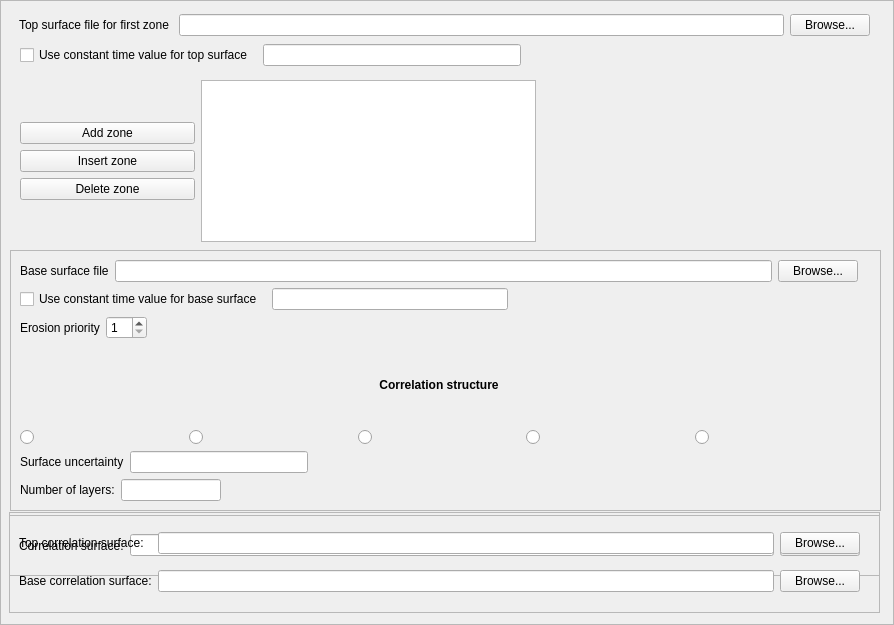
           <widget class="QFrame" name="multizoneInversionFrame">
            <property name="sizePolicy">
             <sizepolicy hsizetype="Fixed" vsizetype="Expanding">
              <horstretch>0</horstretch>
              <verstretch>0</verstretch>
             </sizepolicy>
            </property>
            <property name="minimumSize">
             <size>
              <width>894</width>
              <height>625</height>
             </size>
            </property>
            <property name="frameShape">
             <enum>QFrame::StyledPanel</enum>
            </property>
            <property name="frameShadow">
             <enum>QFrame::Raised</enum>
            </property>
            <widget class="QWidget" name="gridLayoutWidget_2">
             <property name="geometry">
              <rect>
               <x>19</x>
               <y>10</y>
               <width>851</width>
               <height>31</height>
              </rect>
             </property>
             <layout class="QGridLayout" name="gridLayout_2">
              <item row="0" column="0">
               <widget class="QLabel" name="topSurfaceFileLabel">
                <property name="toolTip">
                 <string>&lt;qt&gt;The time top surface file.</string>
                </property>
                <property name="text">
                 <string>Top surface file for first zone </string>
                </property>
               </widget>
              </item>
              <item row="0" column="1">
               <widget class="QLineEdit" name="topSurfaceFileLineEdit">
                <property name="toolTip">
                 <string>&lt;qt&gt;The time top surface file.</string>
                </property>
               </widget>
              </item>
              <item row="0" column="2">
               <widget class="QPushButton" name="topSurfaceFileBrowsePushButton">
                <property name="toolTip">
                 <string>&lt;qt&gt;The time top surface file.</string>
                </property>
                <property name="text">
                 <string>Browse...</string>
                </property>
               </widget>
              </item>
             </layout>
            </widget>
            <widget class="QWidget" name="horizontalLayoutWidget_3">
             <property name="geometry">
              <rect>
               <x>20</x>
               <y>80</y>
               <width>851</width>
               <height>162</height>
              </rect>
             </property>
             <layout class="QHBoxLayout" name="horizontalLayout_4">
              <item>
               <layout class="QVBoxLayout" name="verticalLayout">
                <item>
                 <layout class="QGridLayout" name="gridLayout_6">
                  <item row="0" column="0">
                   <widget class="QPushButton" name="addZonePushButton">
                    <property name="minimumSize">
                     <size>
                      <width>175</width>
                      <height>0</height>
                     </size>
                    </property>
                    <property name="toolTip">
                     <string>Add a new zone to the inversion. The zones have to be given in descending order in the reservoir. The added zone is the zone furthest down in the model/reservoir, and must have a surface uncertainty equal to zero.</string>
                    </property>
                    <property name="text">
                     <string>Add zone</string>
                    </property>
                   </widget>
                  </item>
                  <item row="2" column="0">
                   <widget class="QPushButton" name="deleteZonePushButton">
                    <property name="toolTip">
                     <string>&lt;qt&gt;Delete a zone in the multizone background model. </string>
                    </property>
                    <property name="text">
                     <string>Delete zone</string>
                    </property>
                   </widget>
                  </item>
                  <item row="1" column="0">
                   <layout class="QHBoxLayout" name="horizontalLayout_18">
                    <item>
                     <widget class="QPushButton" name="insertZonePushButton">
                      <property name="toolTip">
                       <string>&lt;qt&gt;Insert a new zone in the multizone background model. The zone will be inserted above the currently marked zone. The zones have to be given in descending order in the reservoir. The inserted zone must be placed correctly according to its location.</string>
                      </property>
                      <property name="text">
                       <string>Insert zone</string>
                      </property>
                     </widget>
                    </item>
                   </layout>
                  </item>
                 </layout>
                </item>
               </layout>
              </item>
              <item>
               <widget class="QListWidget" name="zoneListWidget">
                <property name="sizePolicy">
                 <sizepolicy hsizetype="Expanding" vsizetype="Expanding">
                  <horstretch>0</horstretch>
                  <verstretch>0</verstretch>
                 </sizepolicy>
                </property>
                <property name="toolTip">
                 <string>List of all zones in the multizone background model. The zone order corresponds to the zone order in the reservoar.</string>
                </property>
                <property name="editTriggers">
                 <set>QAbstractItemView::AllEditTriggers</set>
                </property>
               </widget>
              </item>
              <item>
               <layout class="QHBoxLayout" name="horizontalLayout_17">
                <item>
                 <spacer name="horizontalSpacer_13">
                  <property name="orientation">
                   <enum>Qt::Horizontal</enum>
                  </property>
                  <property name="sizeHint" stdset="0">
                   <size>
                    <width>12</width>
                    <height>20</height>
                   </size>
                  </property>
                 </spacer>
                </item>
               </layout>
              </item>
             </layout>
            </widget>
            <widget class="QFrame" name="zoneFrame">
             <property name="geometry">
              <rect>
               <x>10</x>
               <y>250</y>
               <width>871</width>
               <height>261</height>
              </rect>
             </property>
             <property name="frameShape">
              <enum>QFrame::StyledPanel</enum>
             </property>
             <property name="frameShadow">
              <enum>QFrame::Raised</enum>
             </property>
             <widget class="QWidget" name="verticalLayoutWidget">
              <property name="geometry">
               <rect>
                <x>10</x>
                <y>10</y>
                <width>838</width>
                <height>241</height>
               </rect>
              </property>
              <layout class="QVBoxLayout" name="verticalLayout_3">
               <item>
                <layout class="QHBoxLayout" name="horizontalLayout_19">
                 <item>
                  <widget class="QLabel" name="baseSurfaceFileLabel">
                   <property name="toolTip">
                    <string>&lt;qt&gt;The base surface file of the given zone in the multizone inversion. Note that this will be the top surface for the next zone.</string>
                   </property>
                   <property name="text">
                    <string>Base surface file</string>
                   </property>
                  </widget>
                 </item>
                 <item>
                  <widget class="QLineEdit" name="baseSurfaceFileLineEdit">
                   <property name="toolTip">
                    <string>&lt;qt&gt;The base surface file of the given zone in the multizone inversion. Note that this will be the top surface for the next zone.</string>
                   </property>
                  </widget>
                 </item>
                 <item>
                  <widget class="QPushButton" name="baseSurfaceFileBrowsePushButton">
                   <property name="toolTip">
                    <string>&lt;qt&gt;The base surface file of the given zone in the multizone inversion. Note that this will be the top surface for the next zone.</string>
                   </property>
                   <property name="text">
                    <string>Browse...</string>
                   </property>
                  </widget>
                 </item>
                </layout>
               </item>
               <item>
                <layout class="QHBoxLayout" name="horizontalLayout_30">
                 <item>
                  <widget class="QCheckBox" name="baseTimeValueMultizoneCheckBox">
                   <property name="toolTip">
                    <string>Set a time in milliseconds directly for the base of the zone instead of using a surface file.</string>
                   </property>
                   <property name="text">
                    <string>Use constant time value for base surface </string>
                   </property>
                  </widget>
                 </item>
                 <item>
                  <widget class="QLineEdit" name="baseTimeValueMultizoneLineEdit">
                   <property name="toolTip">
                    <string>The constant time value for base of the zone.</string>
                   </property>
                  </widget>
                 </item>
                 <item>
                  <spacer name="horizontalSpacer_2">
                   <property name="orientation">
                    <enum>Qt::Horizontal</enum>
                   </property>
                   <property name="sizeHint" stdset="0">
                    <size>
                     <width>350</width>
                     <height>20</height>
                    </size>
                   </property>
                  </spacer>
                 </item>
                </layout>
               </item>
               <item>
                <layout class="QHBoxLayout" name="horizontalLayout_26">
                 <item>
                  <widget class="QLabel" name="basePriorityLabel">
                   <property name="toolTip">
                    <string>&lt;qt&gt;Erosion priority of the base surface file of the given zone. The top surface file and all base surface files in the zones need to be given different priority.</string>
                   </property>
                   <property name="text">
                    <string>Erosion priority</string>
                   </property>
                  </widget>
                 </item>
                 <item>
                  <layout class="QHBoxLayout" name="horizontalLayout_15">
                   <item>
                    <widget class="QSpinBox" name="basePrioritySpinBox">
                     <property name="toolTip">
                      <string>&lt;qt&gt;Erosion priority of the base surface file of the given zone. The top surface file and all base surface files in the zones need to be given different priority.</string>
                     </property>
                     <property name="minimum">
                      <number>1</number>
                     </property>
                    </widget>
                   </item>
                   <item>
                    <spacer name="horizontalSpacer_11">
                     <property name="orientation">
                      <enum>Qt::Horizontal</enum>
                     </property>
                     <property name="sizeType">
                      <enum>QSizePolicy::Expanding</enum>
                     </property>
                     <property name="sizeHint" stdset="0">
                      <size>
                       <width>190</width>
                       <height>20</height>
                      </size>
                     </property>
                    </spacer>
                   </item>
                  </layout>
                 </item>
                </layout>
               </item>
               <item>
                <layout class="QHBoxLayout" name="horizontalLayout_27">
                 <item>
                  <widget class="QLabel" name="correlationStructureLabel">
                   <property name="font">
                    <font>
                     <weight>75</weight>
                     <bold>true</bold>
                    </font>
                   </property>
                   <property name="toolTip">
                    <string>&lt;qt&gt;The correlation structure of the given zone.</string>
                   </property>
                   <property name="text">
                    <string>Correlation structure</string>
                   </property>
                   <property name="alignment">
                    <set>Qt::AlignCenter</set>
                   </property>
                  </widget>
                 </item>
                </layout>
               </item>
               <item>
                <layout class="QHBoxLayout" name="horizontalLayout_5">
                 <item>
                  <widget class="QRadioButton" name="topCorrelationRadioButton">
                   <property name="toolTip">
                    <string>&lt;qt&gt;Top correlation structure.</string>
                   </property>
                   <property name="text">
                    <string/>
                   </property>
                   <property name="icon">
                    <iconset resource="cravaguiresources.qrc">
                     <normaloff>:/images/surface_top.png</normaloff>:/images/surface_top.png</iconset>
                   </property>
                   <property name="iconSize">
                    <size>
                     <width>90</width>
                     <height>50</height>
                    </size>
                   </property>
                  </widget>
                 </item>
                 <item>
                  <widget class="QRadioButton" name="baseCorrelationRadioButton">
                   <property name="toolTip">
                    <string>&lt;qt&gt;Base correlation structure.</string>
                   </property>
                   <property name="text">
                    <string/>
                   </property>
                   <property name="icon">
                    <iconset resource="cravaguiresources.qrc">
                     <normaloff>:/images/surface_base.png</normaloff>:/images/surface_base.png</iconset>
                   </property>
                   <property name="iconSize">
                    <size>
                     <width>90</width>
                     <height>50</height>
                    </size>
                   </property>
                  </widget>
                 </item>
                 <item>
                  <widget class="QRadioButton" name="compactionCorrelationRadioButton">
                   <property name="toolTip">
                    <string>Compaction correlation structure following top and base surface.</string>
                   </property>
                   <property name="text">
                    <string/>
                   </property>
                   <property name="icon">
                    <iconset resource="cravaguiresources.qrc">
                     <normaloff>:/images/two_surface.png</normaloff>:/images/two_surface.png</iconset>
                   </property>
                   <property name="iconSize">
                    <size>
                     <width>90</width>
                     <height>50</height>
                    </size>
                   </property>
                  </widget>
                 </item>
                 <item>
                  <widget class="QRadioButton" name="singleCorrelationSurfaceRadioButton">
                   <property name="toolTip">
                    <string>Top and base independent, correlation direction defined by a seperate correlation surface.</string>
                   </property>
                   <property name="text">
                    <string/>
                   </property>
                   <property name="icon">
                    <iconset resource="cravaguiresources.qrc">
                     <normaloff>:/images/correlation_direction.png</normaloff>:/images/correlation_direction.png</iconset>
                   </property>
                   <property name="iconSize">
                    <size>
                     <width>90</width>
                     <height>50</height>
                    </size>
                   </property>
                  </widget>
                 </item>
                 <item>
                  <widget class="QRadioButton" name="twoCorrelationSurfacesRadioButton">
                   <property name="toolTip">
                    <string>Two separate surfaces defining correlation at top and base.</string>
                   </property>
                   <property name="text">
                    <string/>
                   </property>
                   <property name="icon">
                    <iconset resource="cravaguiresources.qrc">
                     <normaloff>:/images/correlation_proportional_timecut.png</normaloff>:/images/correlation_proportional_timecut.png</iconset>
                   </property>
                   <property name="iconSize">
                    <size>
                     <width>90</width>
                     <height>50</height>
                    </size>
                   </property>
                  </widget>
                 </item>
                </layout>
               </item>
               <item>
                <layout class="QHBoxLayout" name="horizontalLayout_29">
                 <item>
                  <widget class="QLabel" name="surfaceUncertaintyLabel">
                   <property name="toolTip">
                    <string>&lt;qt&gt; Beta distributed uncertainty for the base surface of the given zone.  Uncertainty for the lowest base surface will be ignored.</string>
                   </property>
                   <property name="text">
                    <string>Surface uncertainty</string>
                   </property>
                  </widget>
                 </item>
                 <item>
                  <layout class="QHBoxLayout" name="horizontalLayout_6">
                   <item>
                    <widget class="QLineEdit" name="surfaceUncertaintyLineEdit">
                     <property name="toolTip">
                      <string>&lt;qt&gt; Beta distributed uncertainty for the base surface of the given zone. Uncertainty for the lowest base surface will be ignored.</string>
                     </property>
                    </widget>
                   </item>
                   <item>
                    <spacer name="horizontalSpacer_8">
                     <property name="orientation">
                      <enum>Qt::Horizontal</enum>
                     </property>
                     <property name="sizeType">
                      <enum>QSizePolicy::Minimum</enum>
                     </property>
                     <property name="sizeHint" stdset="0">
                      <size>
                       <width>550</width>
                       <height>20</height>
                      </size>
                     </property>
                    </spacer>
                   </item>
                  </layout>
                 </item>
                </layout>
               </item>
               <item>
                <layout class="QHBoxLayout" name="horizontalLayout_31">
                 <item>
                  <widget class="QLabel" name="layers_label_2">
                   <property name="toolTip">
                    <string>When estimating wavelets or facies probabilities, the number of layers should be chosen so as to give a sampling density of at least 4 ms.</string>
                   </property>
                   <property name="text">
                    <string>Number of layers:</string>
                   </property>
                   <property name="buddy">
                    <cstring>layersLineEdit</cstring>
                   </property>
                  </widget>
                 </item>
                 <item>
                  <widget class="QLineEdit" name="layersMultizoneLineEdit">
                   <property name="sizePolicy">
                    <sizepolicy hsizetype="Fixed" vsizetype="Fixed">
                     <horstretch>0</horstretch>
                     <verstretch>0</verstretch>
                    </sizepolicy>
                   </property>
                   <property name="maximumSize">
                    <size>
                     <width>100</width>
                     <height>16777215</height>
                    </size>
                   </property>
                   <property name="toolTip">
                    <string>When estimating wavelets or facies probabilities, the number of layers should be chosen so as to give a sampling density of at least 4 ms.</string>
                   </property>
                   <property name="styleSheet">
                    <string notr="true"/>
                   </property>
                  </widget>
                 </item>
                 <item>
                  <spacer name="spacer">
                   <property name="orientation">
                    <enum>Qt::Horizontal</enum>
                   </property>
                   <property name="sizeHint" stdset="0">
                    <size>
                     <width>500</width>
                     <height>20</height>
                    </size>
                   </property>
                  </spacer>
                 </item>
                </layout>
               </item>
              </layout>
             </widget>
            </widget>
            <widget class="QFrame" name="singleCorrelationSurfaceFrame">
             <property name="geometry">
              <rect>
               <x>9</x>
               <y>515</y>
               <width>871</width>
               <height>61</height>
              </rect>
             </property>
             <property name="frameShape">
              <enum>QFrame::StyledPanel</enum>
             </property>
             <property name="frameShadow">
              <enum>QFrame::Raised</enum>
             </property>
             <widget class="QWidget" name="horizontalLayoutWidget_7">
              <property name="geometry">
               <rect>
                <x>10</x>
                <y>10</y>
                <width>841</width>
                <height>41</height>
               </rect>
              </property>
              <layout class="QHBoxLayout" name="horizontalLayout_32">
               <item>
                <widget class="QLabel" name="singleCorrelationSurfaceLabel">
                 <property name="toolTip">
                  <string>Choose a surface to use for lateral correlation during inversion for this zone.</string>
                 </property>
                 <property name="text">
                  <string>Correlation surface:</string>
                 </property>
                </widget>
               </item>
               <item>
                <widget class="QLineEdit" name="singleCorrelationSurfaceLineEdit">
                 <property name="toolTip">
                  <string>Path to file with surface used for lateral correlation.in this zone.</string>
                 </property>
                </widget>
               </item>
               <item>
                <widget class="QPushButton" name="singleCorrelationSurfaceFileBrowsePushButton">
                 <property name="toolTip">
                  <string>&lt;qt&gt;The base surface file of the given zone in the multizone background model.</string>
                 </property>
                 <property name="text">
                  <string>Browse...</string>
                 </property>
                </widget>
               </item>
              </layout>
             </widget>
            </widget>
            <widget class="QFrame" name="twoSurfaceCorrelationFrame">
             <property name="geometry">
              <rect>
               <x>9</x>
               <y>512</y>
               <width>871</width>
               <height>101</height>
              </rect>
             </property>
             <property name="frameShape">
              <enum>QFrame::StyledPanel</enum>
             </property>
             <property name="frameShadow">
              <enum>QFrame::Raised</enum>
             </property>
             <widget class="QWidget" name="gridLayoutWidget">
              <property name="geometry">
               <rect>
                <x>10</x>
                <y>10</y>
                <width>841</width>
                <height>80</height>
               </rect>
              </property>
              <layout class="QGridLayout" name="gridLayout_4">
               <item row="0" column="0">
                <widget class="QLabel" name="topCorrelationSurfaceLabel">
                 <property name="toolTip">
                  <string>Choose which surface to use for lateral correlation at the top of the zone.</string>
                 </property>
                 <property name="text">
                  <string>Top correlation surface:</string>
                 </property>
                </widget>
               </item>
               <item row="1" column="0">
                <widget class="QLabel" name="baseCorrelationSurfaceLabel">
                 <property name="toolTip">
                  <string>Choose which surface to use for lateral correlation at the bottom of the zone.</string>
                 </property>
                 <property name="text">
                  <string>Base correlation surface:</string>
                 </property>
                </widget>
               </item>
               <item row="0" column="1">
                <widget class="QLineEdit" name="topCorrelationSurfaceLineEdit">
                 <property name="toolTip">
                  <string>Path to surface file used for lateral correation at the top of the zone.</string>
                 </property>
                </widget>
               </item>
               <item row="1" column="1">
                <widget class="QLineEdit" name="baseCorrelationSurfaceLineEdit">
                 <property name="toolTip">
                  <string>Path to surface file used for lateral correation at the bottom of the zone.</string>
                 </property>
                </widget>
               </item>
               <item row="0" column="2">
                <widget class="QPushButton" name="topCorrelationSurfaceFileBrowsePushButton">
                 <property name="toolTip">
                  <string>The surface file for lateral correlation at the top of the zone.</string>
                 </property>
                 <property name="text">
                  <string>Browse...</string>
                 </property>
                </widget>
               </item>
               <item row="1" column="2">
                <widget class="QPushButton" name="baseCorrelationSurfaceFileBrowsePushButton">
                 <property name="toolTip">
                  <string>The surface file for lateral correlation at the bottom of the zone.</string>
                 </property>
                 <property name="text">
                  <string>Browse...</string>
                 </property>
                </widget>
               </item>
              </layout>
             </widget>
            </widget>
            <widget class="QWidget" name="horizontalLayoutWidget">
             <property name="geometry">
              <rect>
               <x>20</x>
               <y>40</y>
               <width>851</width>
               <height>31</height>
              </rect>
             </property>
             <layout class="QHBoxLayout" name="horizontalLayout_3">
              <item>
               <widget class="QCheckBox" name="topTimeValueMultizoneCheckBox">
                <property name="toolTip">
                 <string>Set a time in milliseconds directly for the top of the inversion interval instead of using a surface file.</string>
                </property>
                <property name="text">
                 <string>Use constant time value for top surface </string>
                </property>
               </widget>
              </item>
              <item>
               <widget class="QLineEdit" name="topTimeValueMultizoneLineEdit">
                <property name="toolTip">
                 <string>The constant time value for the top of the inversion volume.</string>
                </property>
               </widget>
              </item>
              <item>
               <spacer name="horizontalSpacer_3">
                <property name="orientation">
                 <enum>Qt::Horizontal</enum>
                </property>
                <property name="sizeHint" stdset="0">
                 <size>
                  <width>350</width>
                  <height>20</height>
                 </size>
                </property>
               </spacer>
              </item>
             </layout>
            </widget>
           </widget>
